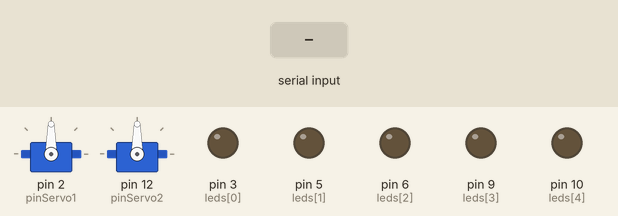
Simulated run of this sketch. Board: Arduino Uno, built with avr-gcc and run on an emulated ATmega328P. On the bench: 2 × servo, output pins drawn as LEDs (lit = HIGH). Inputs (shaded band) come from the test bench.

Above: at 1.2 s.
1.3 s: "1,90\n" received over Serial
At 1.7 s:
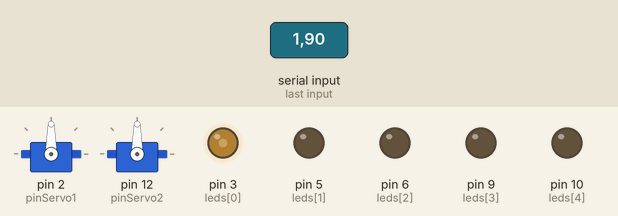
2.8 s: "90,45\n" received over Serial
At 4.0 s:
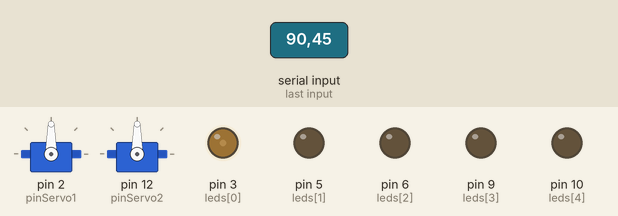
4.3 s: "30,150\n" received over Serial
At 5.2 s:
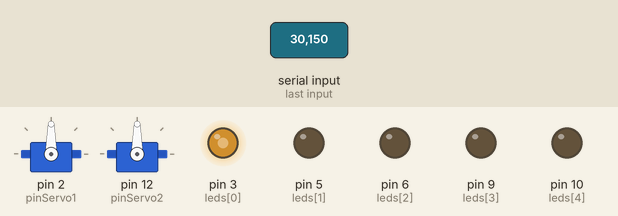
5.8 s: "1,90,45\n" received over Serial
At 6.4 s:
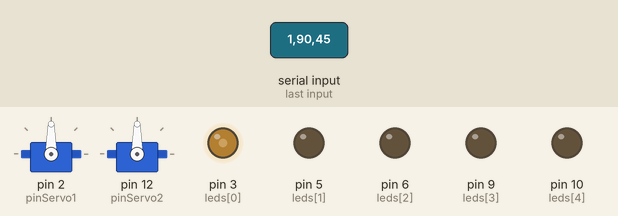
Timing chart, 0 to 8.3 s (numbered marks = the images above; inputs shaded):
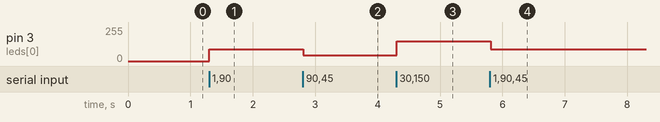

The sketch:

sketch_sep18a.ino
```cpp
#include <Servo.h>


#define NUM 5
int leds[NUM] = {3, 5, 6, 9, 10}; // Pines PWM para LEDs

int brilloLeds[NUM];   // guarda el brillo actual de cada LED
int ledSeleccionado = -1; // LED actualmente seleccionado para modificar brillo

// --- Servos ---
Servo servo1;
Servo servo2;
int pinServo1 = 2;  // Cambiá si usás otros pines
int pinServo2 = 12;

void setup() {
  Serial.begin(9600);

  // Inicializar LEDs apagados
  for (int i = 0; i < NUM; i++) {
    pinMode(leds[i], OUTPUT);
    brilloLeds[i] = 0;
    analogWrite(leds[i], 0);
  }

  // Inicializar servos
  servo1.attach(pinServo1);
  servo2.attach(pinServo2);
  servo1.write(90); // posición de reposo
  servo2.write(90);
}

void loop() {
  if (Serial.available()) {
    String input = Serial.readStringUntil('\n');
    int coma = input.indexOf(',');

    if (coma > 0) {
      int ledSelect = input.substring(0, coma).toInt();
      int nivelBrillo = input.substring(coma + 1).toInt();

      // --- Control de servos ---
      if (ledSelect == 1001) {   // dedo 1 → servo1
        servo1.write(0);    // mueve servo1
        servo2.write(90);   // servo2 en reposo
        ledSeleccionado = -1; // no tocar LEDs
      }
      else if (ledSelect == 1002) { // dedo 2 → servo2
        servo2.write(180);  // mueve servo2
        servo1.write(90);   // servo1 en reposo
        ledSeleccionado = -1;
      }
      else {
        // --- Control de LEDs ---
        if (ledSelect == 0) { // apagar todos
          for (int i = 0; i < NUM; i++) {
            brilloLeds[i] = 0;
            analogWrite(leds[i], 0);
          }
          ledSeleccionado = -1;
        }
        else if (ledSelect > 0 && ledSelect <= NUM) {
          int index = ledSelect - 1;
          if (brilloLeds[index] == 0) {
            brilloLeds[index] = 255;
            analogWrite(leds[index], 255);
          }
          ledSeleccionado = index;
        }

        // Mano izquierda ajusta brillo SOLO del LED seleccionado
        if (ledSeleccionado != -1 && nivelBrillo > 0) {
          brilloLeds[ledSeleccionado] = constrain(nivelBrillo, 0, 255);
          analogWrite(leds[ledSeleccionado], brilloLeds[ledSeleccionado]);
        }
      }
    }
  }
}
```

Measured:
- after the input at 1.3 s, pin 3 (leds[0]): 0/255 → 90/255 at once
- after the input at 2.8 s, pin 3 (leds[0]): 90/255 → 45/255 at once
- after the input at 4.3 s, pin 3 (leds[0]): 45/255 → 150/255 at once
- after the input at 5.8 s, pin 3 (leds[0]): 150/255 → 90/255 at once
